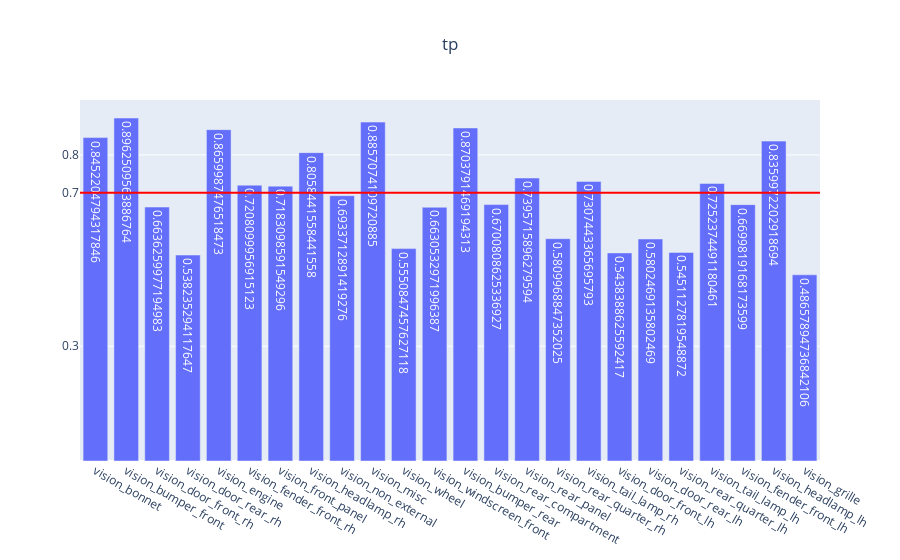

The code cell stored with this chart in its notebook:
### Code cell
genVisMulitlabel(partEvalMetrics, "tp")

### Figure 1 — Plotly figure (JSON) as saved in the notebook; plotly's stock layout.template omitted (floating-point values rounded to 4 significant figures)
{"data": [{"text": [0.8452, 0.8963, 0.6636, 0.5382, 0.866, 0.7208, 0.7183, 0.8058, 0.6934, 0.8857, 0.5551, 0.6631, 0.8704, 0.6701, 0.7396, 0.581, 0.7307, 0.5438, 0.5802, 0.5451, 0.7252, 0.67, 0.836, 0.4866], "type": "bar", "x": ["vision_bonnet", "vision_bumper_front", "vision_door_front_rh", "vision_door_rear_rh", "vision_engine", "vision_fender_front_rh", "vision_front_panel", "vision_headlamp_rh", "vision_non_external", "vision_misc", "vision_wheel", "vision_windscreen_front", "vision_bumper_rear", "vision_rear_compartment", "vision_rear_panel", "vision_rear_quarter_rh", "vision_tail_lamp_rh", "vision_door_front_lh", "vision_door_rear_lh", "vision_rear_quarter_lh", "vision_tail_lamp_lh", "vision_fender_front_lh", "vision_headlamp_lh", "vision_grille"], "y": [0.8452, 0.8963, 0.6636, 0.5382, 0.866, 0.7208, 0.7183, 0.8058, 0.6934, 0.8857, 0.5551, 0.6631, 0.8704, 0.6701, 0.7396, 0.581, 0.7307, 0.5438, 0.5802, 0.5451, 0.7252, 0.67, 0.836, 0.4866]}], "layout": {"shapes": [{"line": {"color": "red", "width": 2}, "type": "line", "x0": 0, "x1": 1, "xref": "x domain", "y0": 0.7013, "y1": 0.7013, "yref": "y"}], "title": {"text": "tp", "x": 0.5}, "yaxis": {"tickmode": "array", "tickvals": ["0.70", 0.3, 0.8]}}}
